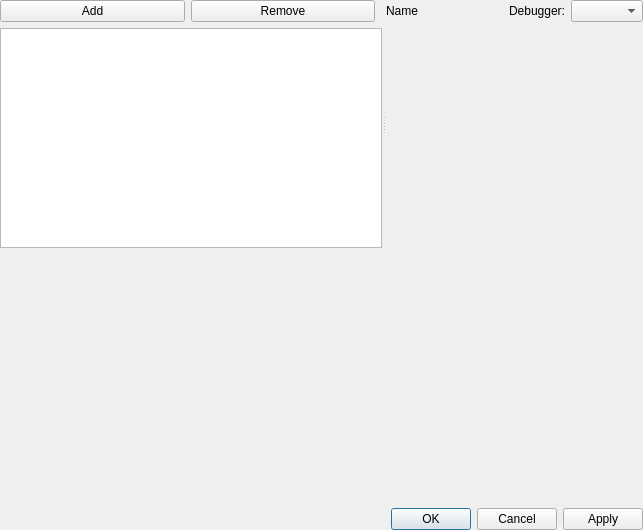
<?xml version="1.0" encoding="UTF-8"?>
<ui version="4.0">
 <class>LaunchConfigurationDialog</class>
 <widget class="QWidget" name="LaunchConfigurationDialog">
  <property name="geometry">
   <rect>
    <x>0</x>
    <y>0</y>
    <width>643</width>
    <height>530</height>
   </rect>
  </property>
  <layout class="QVBoxLayout" name="verticalLayout">
   <property name="margin">
    <number>0</number>
   </property>
   <item>
    <widget class="QSplitter" name="splitter">
     <property name="orientation">
      <enum>Qt::Horizontal</enum>
     </property>
     <widget class="QWidget" name="layoutWidget">
      <layout class="QVBoxLayout">
       <item>
        <layout class="QHBoxLayout">
         <item>
          <widget class="QPushButton" name="addConfig">
           <property name="text">
            <string comment="@action:button">Add</string>
           </property>
           <property name="icon">
            <iconset theme="list-add"/>
           </property>
          </widget>
         </item>
         <item>
          <widget class="QPushButton" name="deleteConfig">
           <property name="text">
            <string comment="@action:button">Remove</string>
           </property>
           <property name="icon">
            <iconset theme="edit-delete"/>
           </property>
          </widget>
         </item>
         <item>
          <spacer name="horizontalSpacer">
           <property name="orientation">
            <enum>Qt::Horizontal</enum>
           </property>
          </spacer>
         </item>
        </layout>
       </item>
       <item>
        <widget class="QTreeView" name="tree">
         <property name="sizePolicy">
          <sizepolicy hsizetype="Expanding" vsizetype="Expanding">
           <horstretch>1</horstretch>
           <verstretch>0</verstretch>
          </sizepolicy>
         </property>
         <property name="rootIsDecorated">
          <bool>false</bool>
         </property>
         <attribute name="headerVisible">
          <bool>false</bool>
         </attribute>
        </widget>
       </item>
      </layout>
     </widget>
     <widget class="QWidget" name="layoutWidget_2">
      <layout class="QGridLayout" name="gridLayout_2">
       <item row="0" column="1">
        <widget class="QLabel" name="debugLabel">
         <property name="sizePolicy">
          <sizepolicy hsizetype="Maximum" vsizetype="Preferred">
           <horstretch>0</horstretch>
           <verstretch>0</verstretch>
          </sizepolicy>
         </property>
         <property name="text">
          <string comment="@label:listbox">Debugger:</string>
         </property>
        </widget>
       </item>
       <item row="0" column="2">
        <widget class="QComboBox" name="debugger">
         <property name="sizePolicy">
          <sizepolicy hsizetype="Maximum" vsizetype="Fixed">
           <horstretch>0</horstretch>
           <verstretch>0</verstretch>
          </sizepolicy>
         </property>
        </widget>
       </item>
       <item row="0" column="0">
        <widget class="QLabel" name="configName">
         <property name="sizePolicy">
          <sizepolicy hsizetype="Expanding" vsizetype="Preferred">
           <horstretch>0</horstretch>
           <verstretch>0</verstretch>
          </sizepolicy>
         </property>
         <property name="lineWidth">
          <number>1</number>
         </property>
         <property name="text">
          <string>Name</string>
         </property>
        </widget>
       </item>
       <item row="1" column="0" colspan="3">
        <widget class="QStackedWidget" name="stack">
         <property name="sizePolicy">
          <sizepolicy hsizetype="Expanding" vsizetype="Expanding">
           <horstretch>2</horstretch>
           <verstretch>0</verstretch>
          </sizepolicy>
         </property>
        </widget>
       </item>
      </layout>
     </widget>
    </widget>
   </item>
   <item>
    <widget class="KMessageWidget" name="messageWidget"/>
   </item>
   <item>
    <widget class="QDialogButtonBox" name="buttonBox">
     <property name="standardButtons">
      <set>QDialogButtonBox::Apply|QDialogButtonBox::Cancel|QDialogButtonBox::Ok</set>
     </property>
    </widget>
   </item>
  </layout>
 </widget>
 <customwidgets>
   <customwidget>
   <class>KMessageWidget</class>
   <extends>QFrame</extends>
   <header>KMessageWidget</header>
   <container>1</container>
  </customwidget>
 </customwidgets>
 <resources/>
 <connections/>
</ui>
